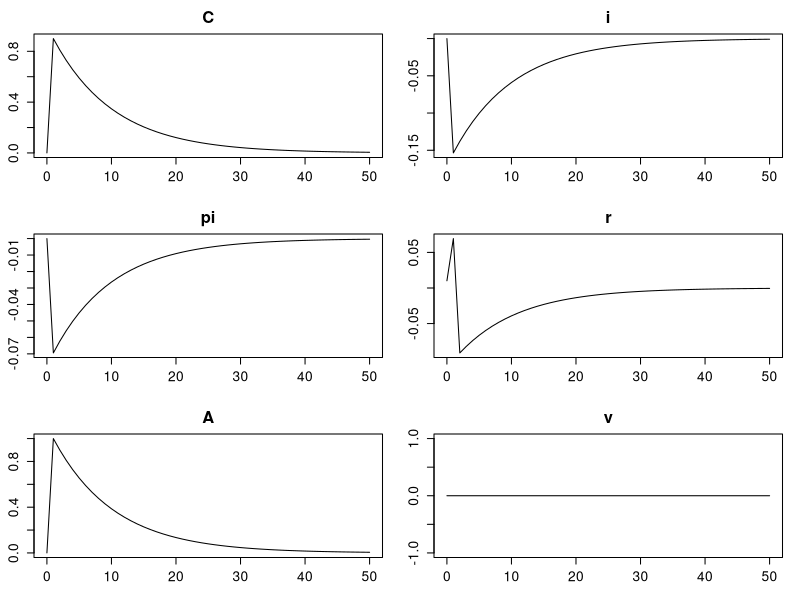
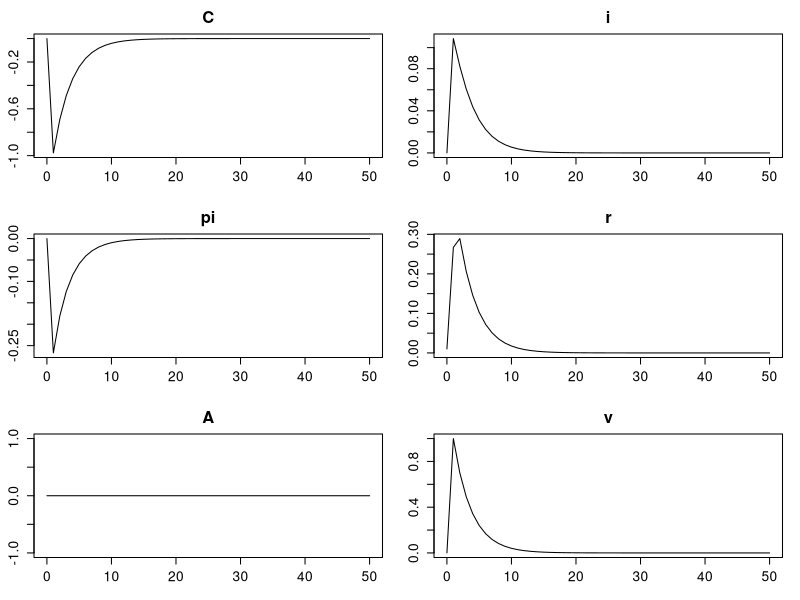

Source code (R) for these figures, in order:
#=======================================
# Chapter 5, New Keynesian model
#   modified on 2019/10/19
#=======================================

"%+%" <- function(x, y) paste(x, y, sep = "")

library(nleqslv)

#----------------------------------------

beta <- 0.99
mu <- 1.0
gamma <- 5
eta <- 10
varrho <- 0.9
phi_pi <- 1.5
phi_y <- 0.5
rho_A <- 0.9
rho_v <- 0.7

para <- list(beta = beta, mu = mu, gamma = gamma, varrho = varrho, eta = eta, phi_pi = phi_pi, phi_y = phi_y, rho_A = rho_A, rho_v = rho_v)

#----------------------------------------

findss <- function(p) {
  pistar <- 0
  pitilstar <- 0
  vstar <- 0
  istar <- (1-p$beta)/p$beta
  Dstar <- 1/(1-p$varrho*p$beta)
  Fstar <- (p$eta-1)/p$eta/(1-p$varrho*p$beta)
  phistar <- (p$eta-1)/p$eta
  Astar <- 1
  Cstar <- ((p$eta-1)/p$eta/p$mu/(p$gamma+1))^(1/(p$gamma+1))
  
  list(C = Cstar, phi = phistar, ppi = pistar, ppitil = pitilstar,
       F = Fstar, D = Dstar,  A = Astar, ii = istar, v = vstar)
}

objfun0 <- function(X, maxT, X0, Xss, p = para) {
  
  nvar <- 4
  XX  <- matrix(X, maxT, nvar)
  C   <- c(XX[, 1], Xss$C)
  ppi <- c(XX[, 2], Xss$ppi)
  F   <- c(XX[, 3], Xss$F)
  D   <- c(XX[, 4], Xss$D)
  
  A  <- c(X0$A)
  v  <- c(X0$v)
  for(t in 1:maxT) {
    A[t+1] <- exp(p$rho_A*log(A[t]))
    v[t+1] <- p$rho_v*v[t]
  }
  phi <- p$mu*(C/A)^(p$gamma+1)*(p$gamma+1)
  ppitil <- p$eta/(p$eta-1)*F/D*(1+ppi)-1
  ii <- Xss$ii + p$phi_pi*ppi + p$phi_y*log(C/Xss$C/A) + v
  
  ret <- matrix(NA, maxT, nvar)
  for(t in 1:maxT) {
    ret[t, 1] <- -(1+ppi[t+1])*C[t+1]/C[t] + p$beta*(1+ii[t])
    ret[t, 2] <- -F[t] + phi[t] + p$varrho*p$beta*(1+ppi[t+1])^p$eta*F[t+1]
    ret[t, 3] <- -D[t] + 1 + p$varrho*p$beta*(1+ppi[t+1])^(p$eta-1)*D[t+1]
    ret[t, 4] <- -(1+ppi[t])^(1-p$eta) + (1-p$varrho)*(1+ppitil[t])^(1-p$eta)+p$varrho
  }
  return(c(ret))
}

rsltfun <- function(rslt, maxT, X0, Xss, p = para) {
  
  nvar <- 4
  XX  <- matrix(rslt, maxT, nvar)
  C   <- c(XX[, 1], Xss$C)
  ppi <- c(XX[, 2], Xss$ppi)
  F   <- c(XX[, 3], Xss$F)
  D   <- c(XX[, 4], Xss$D)
  
  A  <- c(X0$A)
  v  <- c(X0$v)
  for(t in 1:maxT) {
    A[t+1] <- exp(p$rho_A*log(A[t]))
    v[t+1] <- p$rho_v*v[t]
  }
  phi <- p$mu*(C/A)^p$gamma*(p$gamma+1)/A*C
  ppitil <- p$eta/(p$eta-1)*F/D*(1+ppi)-1
  ii <- Xss$ii + p$phi_pi*ppi + p$phi_y*log(C/Xss$C/A) + v
  
  ans0 <- list(C = C, phi = phi, ppi = ppi, ppitil = ppitil,
               F = F, D = D, A = A, ii = ii, v = v)
  
  C1   <- (c(Xss$C, C)/Xss$C-1)*100
  phi1 <- (c(Xss$phi, phi)/Xss$phi-1)*100
  ppi1 <- (c(Xss$ppi, ppi)-Xss$ppi)*100
  ppitil1 <- (c(Xss$ppitil, ppitil)-Xss$ppitil)*100
  F1 <- (c(Xss$F, F)/Xss$F-1)*100
  D1 <- (c(Xss$D, D)/Xss$D-1)*100
  A1 <- (c(Xss$A, A)/Xss$A-1)*100
  ii1 <- (c(Xss$ii, ii)-Xss$ii)*100
  v1 <- (c(Xss$v, v) - Xss$v)*100
  r1 <- c(Xss$ii-Xss$ppi,ii1[-length(ii1)]-ppi1[-1])
  
  ans1 <- list(C = C1, phi = phi1, ppi = ppi1, ppitil = ppitil1, 
       F = F1, D = D1, A = A1, ii = ii1, v = v1, r = r1)
  
  return(list(lev = ans0, dev = ans1))
}

#----------------------------------------

ss <- findss(para)

maxT  <- 150
Xinit <- c(rep(ss$C,maxT), rep(ss$ppi,maxT), rep(ss$F,maxT), rep(ss$D,maxT))

A0a <- 1.01
v0a <- 0
X0a <- list(A = A0a, v = v0a)

objfun1 <- function(X) objfun0(X, maxT, X0a, Xss = ss)
rslt1 <- nleqslv(Xinit, objfun1, control=list(maxit=10^4))
print(rslt1)

X1 <- rsltfun(rslt1$x, maxT, X0a, ss)
X1[[1]]
X1[[2]]

par(ps = 15)
par(mfrow = c(3, 2))
par(mai = c(0.85, 0.68, 0.68, 0.35)*0.5)

plot(cbind(0:50, X1[[2]]$C[1:51]), main = "C", xlab = "", ylab = "", typ = "l")
plot(cbind(0:50, X1[[2]]$ii[1:51]), main = "i", xlab = "", ylab = "", typ = "l")
plot(cbind(0:50, X1[[2]]$ppi[1:51]), main = "pi", xlab = "", ylab = "", typ = "l")
plot(cbind(0:50, X1[[2]]$r[1:51]), main = "r", xlab = "", ylab = "", typ = "l")
plot(cbind(0:50, X1[[2]]$A[1:51]), main = "A", xlab = "", ylab = "", typ = "l")
plot(cbind(0:50, X1[[2]]$v[1:51]), main = "v", xlab = "", ylab = "", typ = "l")

write.csv(X1$dev, "nkm_techs.csv")


#----------------------------------------

A0b <- 1
v0b <- 0.01
X0b <- list(A = A0b, v = v0b)

objfun2 <- function(X) objfun0(X, maxT, X0b, Xss = ss)
rslt2 <- nleqslv(Xinit, objfun2, control=list(maxit=10^4))
print(rslt2)

X2 <- rsltfun(rslt2$x, maxT, X0b, ss)
X2[[1]]
X2[[2]]

par(ps = 15)
par(mfrow = c(3, 2))
par(mai = c(0.85, 0.68, 0.68, 0.35)*0.5)

plot(cbind(0:50, X2[[2]]$C[1:51]), main = "C", xlab = "", ylab = "", typ = "l")
plot(cbind(0:50, X2[[2]]$ii[1:51]), main = "i", xlab = "", ylab = "", typ = "l")
plot(cbind(0:50, X2[[2]]$ppi[1:51]), main = "pi", xlab = "", ylab = "", typ = "l")
plot(cbind(0:50, X2[[2]]$r[1:51]), main = "r", xlab = "", ylab = "", typ = "l")
plot(cbind(0:50, X2[[2]]$A[1:51]), main = "A", xlab = "", ylab = "", typ = "l")
plot(cbind(0:50, X2[[2]]$v[1:51]), main = "v", xlab = "", ylab = "", typ = "l")

write.csv(X2$dev, "nkm_mps.csv")
